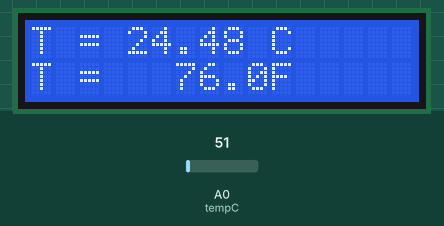
This sketch was run on a simulated Arduino Uno, built with avr-gcc and run on an emulated ATmega328P. Shown: 16×2 character LCD. The test bench sets the inputs (shaded band); at power-on: A0 (tempC) = 51.

Above: at 1.2 s.
1.3 s: A0 (tempC) set to 61
At 3.3 s:
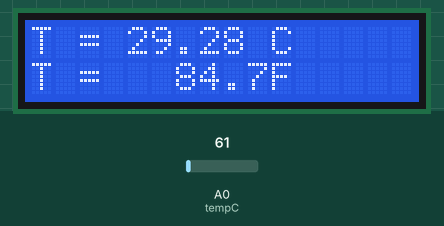
4.0 s: A0 (tempC) set to 71
At 5.0 s:
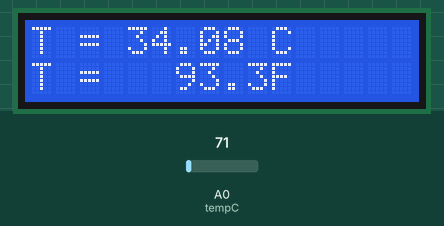
6.7 s: A0 (tempC) set to 86
At 8.4 s:
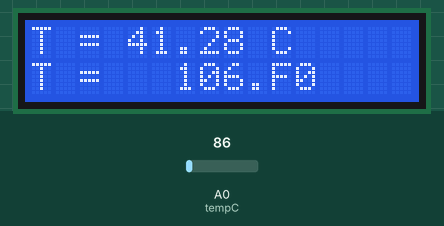
Timing chart, 0 to 9.9 s (numbered marks = the images above; inputs shaded):
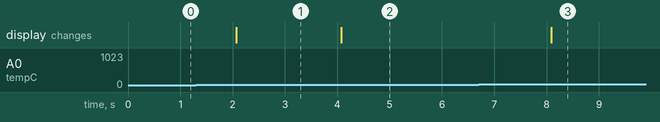

Measured:
- after the input at 1.3 s, the display: changes after 0.77 s (image 1)
- after the input at 4.0 s, the display: changes after 0.08 s (image 2)
- after the input at 6.7 s, the display: changes after 1.4 s (image 3)

The sketch:

LcdCapteurTempratureLM35.ino
```cpp
#include <LiquidCrystal.h>
#define  tempC A0

float temp = 0.0;
LiquidCrystal lcd(2, 3, 4, 5, 6, 7);

void setup() {
  pinMode(tempC, INPUT);
  lcd.begin(16, 2);
  lcd.clear();
}

void loop() {
  temp = analogRead(tempC) ;
  float celsius = temp * 0.48;
  float fahrenheit = ((celsius * 9) / 5) + 32;

  lcd.setCursor(0, 0);
  lcd.print("T = ");
  lcd.setCursor(4, 0 );
  lcd.print(celsius);
  lcd.setCursor(10, 0 );
  lcd.print("C");

  lcd.setCursor(0, 1);
  lcd.print("T = ");
  lcd.setCursor(6, 1 );
  lcd.print(fahrenheit);
  lcd.setCursor(10, 1);
  lcd.print("F");

  delay(2000);

}
```
